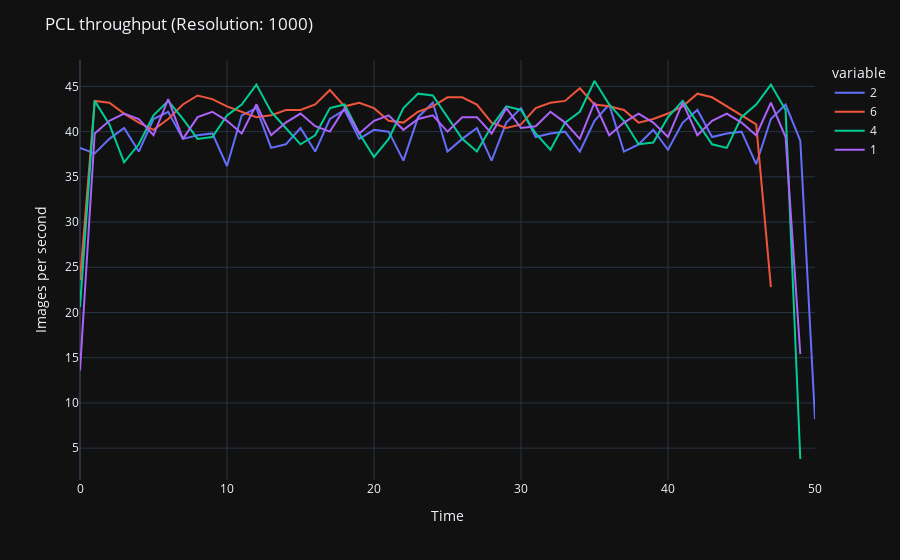
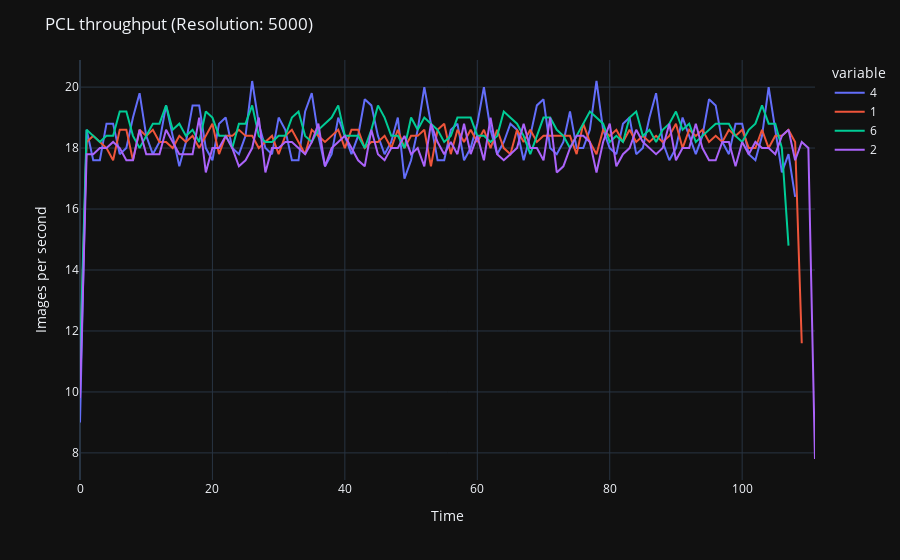
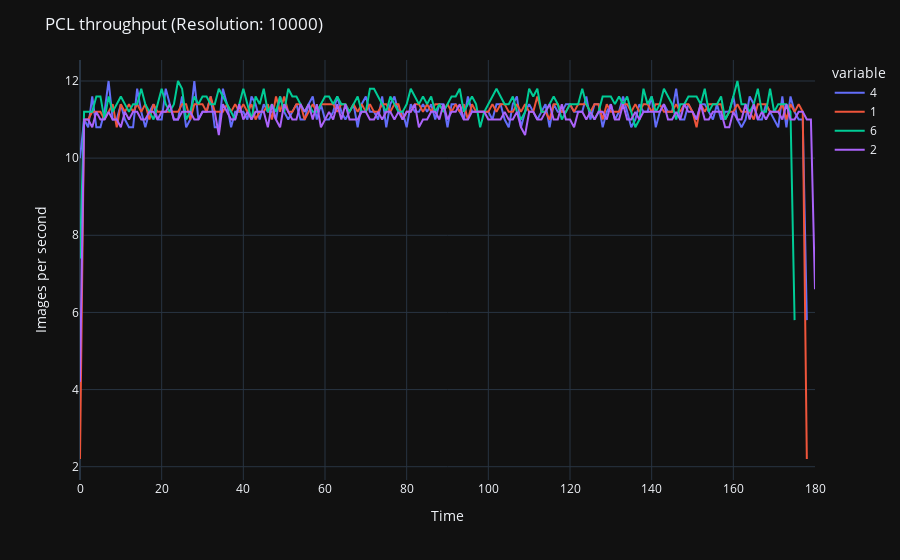

The cell these charts' notebook holds for them, in order:
### Code cell
import plotly.express as px

for resolution in sorted(response_time.keys()):
    queue_df = pd.DataFrame.from_dict(response_time[resolution])
    fig = px.line(queue_df, x=queue_df.index, y=queue_df.columns)
    fig.update_layout(title=f'PCL throughput (Resolution: {resolution})', xaxis_title='Time', yaxis_title='Images per second', yaxis_type='linear')
    fig.show()

### Figure 1 — Plotly figure (JSON) as saved in the notebook; plotly's stock layout.template omitted (floating-point values rounded to 4 significant figures)
{"data": [{"hovertemplate": "variable=2<br>index=%{x}<br>value=%{y}<extra></extra>", "legendgroup": "2", "line": {"color": "#636efa", "dash": "solid"}, "marker": {"symbol": "circle"}, "mode": "lines", "name": "2", "orientation": "v", "showlegend": true, "x": [0, 1, 2, 3, 4, 5, 6, 7, 8, 9, 10, 11, 12, 13, 14, 15, 16, 17, 18, 19, 20, 21, 22, 23, 24, 25, 26, 27, 28, 29, 30, 31, 32, 33, 34, 35, 36, 37, 38, 39, 40, 41, 42, 43, 44, 45, 46, 47, 48, 49, 50], "xaxis": "x", "y": [38.2, 37.6, 39.2, 40.4, 37.8, 41.4, 42.2, 39.2, 39.6, 39.8, 36.2, 41.8, 42.6, 38.2, 38.6, 40.4, 37.8, 41.4, 42.4, 39.2, 40.2, 40.0, 36.8, 41.6, 43.2, 37.8, 39.2, 40.4, 36.8, 41.0, 42.6, 39.4, 39.8, 40.0, 37.8, 41.2, 43.0, 37.8, 38.6, 40.2, 38.0, 41.0, 42.4, 39.4, 39.8, 40.0, 36.4, 41.4, 43.0, 39.0, 8.2], "yaxis": "y", "type": "scatter"}, {"hovertemplate": "variable=6<br>index=%{x}<br>value=%{y}<extra></extra>", "legendgroup": "6", "line": {"color": "#EF553B", "dash": "solid"}, "marker": {"symbol": "circle"}, "mode": "lines", "name": "6", "orientation": "v", "showlegend": true, "x": [0, 1, 2, 3, 4, 5, 6, 7, 8, 9, 10, 11, 12, 13, 14, 15, 16, 17, 18, 19, 20, 21, 22, 23, 24, 25, 26, 27, 28, 29, 30, 31, 32, 33, 34, 35, 36, 37, 38, 39, 40, 41, 42, 43, 44, 45, 46, 47, 48, 49, 50], "xaxis": "x", "y": [23.6, 43.4, 43.2, 42.0, 41.0, 40.2, 41.4, 43.0, 44.0, 43.6, 42.8, 42.2, 41.6, 41.8, 42.4, 42.4, 43.0, 44.6, 42.8, 43.2, 42.6, 41.2, 41.0, 42.2, 42.8, 43.8, 43.8, 43.0, 41.0, 40.4, 40.8, 42.6, 43.2, 43.4, 44.8, 43.0, 42.8, 42.4, 41.0, 41.4, 42.0, 42.8, 44.2, 43.8, 42.8, 41.8, 40.8, 22.8, null, null, null], "yaxis": "y", "type": "scatter"}, {"hovertemplate": "variable=4<br>index=%{x}<br>value=%{y}<extra></extra>", "legendgroup": "4", "line": {"color": "#00cc96", "dash": "solid"}, "marker": {"symbol": "circle"}, "mode": "lines", "name": "4", "orientation": "v", "showlegend": true, "x": [0, 1, 2, 3, 4, 5, 6, 7, 8, 9, 10, 11, 12, 13, 14, 15, 16, 17, 18, 19, 20, 21, 22, 23, 24, 25, 26, 27, 28, 29, 30, 31, 32, 33, 34, 35, 36, 37, 38, 39, 40, 41, 42, 43, 44, 45, 46, 47, 48, 49, 50], "xaxis": "x", "y": [20.6, 43.4, 40.8, 36.6, 38.6, 41.8, 43.4, 41.4, 39.2, 39.4, 41.8, 43.0, 45.2, 42.2, 40.4, 38.6, 39.6, 42.6, 43.0, 39.8, 37.2, 39.2, 42.6, 44.2, 44.0, 41.6, 39.2, 37.8, 40.6, 42.8, 42.4, 39.8, 38.0, 41.0, 42.2, 45.6, 43.0, 41.2, 38.6, 38.8, 41.6, 43.4, 41.0, 38.6, 38.2, 41.6, 43.0, 45.2, 42.4, 3.8, null], "yaxis": "y", "type": "scatter"}, {"hovertemplate": "variable=1<br>index=%{x}<br>value=%{y}<extra></extra>", "legendgroup": "1", "line": {"color": "#ab63fa", "dash": "solid"}, "marker": {"symbol": "circle"}, "mode": "lines", "name": "1", "orientation": "v", "showlegend": true, "x": [0, 1, 2, 3, 4, 5, 6, 7, 8, 9, 10, 11, 12, 13, 14, 15, 16, 17, 18, 19, 20, 21, 22, 23, 24, 25, 26, 27, 28, 29, 30, 31, 32, 33, 34, 35, 36, 37, 38, 39, 40, 41, 42, 43, 44, 45, 46, 47, 48, 49, 50], "xaxis": "x", "y": [13.6, 39.8, 41.2, 42.0, 41.4, 39.6, 43.6, 39.2, 41.6, 42.2, 41.2, 39.8, 43.0, 39.6, 41.0, 42.0, 40.6, 40.0, 42.6, 39.8, 41.2, 41.8, 40.2, 41.4, 41.8, 40.0, 41.6, 41.6, 39.8, 42.6, 40.4, 40.6, 42.2, 41.0, 39.2, 43.2, 39.6, 41.0, 42.0, 41.0, 39.4, 43.2, 39.6, 41.2, 42.0, 41.0, 39.6, 43.2, 39.4, 15.4, null], "yaxis": "y", "type": "scatter"}], "layout": {"xaxis": {"anchor": "y", "domain": [0.0, 1.0], "title": {"text": "Time"}}, "yaxis": {"anchor": "x", "domain": [0.0, 1.0], "title": {"text": "Images per second"}, "type": "linear"}, "legend": {"title": {"text": "variable"}, "tracegroupgap": 0}, "margin": {"t": 60}, "title": {"text": "PCL throughput (Resolution: 1000)"}}}

### Figure 2 — Plotly figure (JSON) as saved in the notebook; plotly's stock layout.template omitted (floating-point values rounded to 4 significant figures)
{"data": [{"hovertemplate": "variable=4<br>index=%{x}<br>value=%{y}<extra></extra>", "legendgroup": "4", "line": {"color": "#636efa", "dash": "solid"}, "marker": {"symbol": "circle"}, "mode": "lines", "name": "4", "orientation": "v", "showlegend": true, "x": [0, 1, 2, 3, 4, 5, 6, 7, 8, 9, 10, 11, 12, 13, 14, 15, 16, 17, 18, 19, 20, 21, 22, 23, 24, 25, 26, 27, 28, 29, 30, 31, 32, 33, 34, 35, 36, 37, 38, 39, 40, 41, 42, 43, 44, 45, 46, 47, 48, 49, 50, 51, 52, 53, 54, 55, 56, 57, 58, 59, 60, 61, 62, 63, 64, 65, 66, 67, 68, 69, 70, 71, 72, 73, 74, 75, 76, 77, 78, 79, 80, 81, 82, 83, 84, 85, 86, 87, 88, 89, 90, 91, 92, 93, 94, 95, 96, 97, 98, 99, 100, 101, 102, 103, 104, 105, 106, 107, 108, 109, 110, 111], "xaxis": "x", "y": [9.0, 18.6, 17.6, 17.6, 18.8, 18.8, 17.8, 18.0, 19.0, 19.8, 18.4, 17.8, 18.2, 19.4, 18.4, 17.4, 18.2, 19.4, 19.4, 18.0, 17.6, 18.8, 19.0, 18.0, 17.8, 18.4, 20.2, 18.8, 18.0, 17.8, 19.0, 18.6, 17.6, 17.6, 19.2, 19.8, 18.4, 17.4, 17.8, 19.0, 18.4, 17.8, 18.4, 19.6, 19.4, 18.4, 17.8, 18.2, 19.0, 17.0, 17.6, 18.6, 20.0, 18.8, 17.6, 17.6, 18.6, 18.8, 17.6, 18.0, 18.8, 20.0, 18.6, 17.8, 18.2, 18.8, 18.6, 17.6, 18.4, 19.4, 19.6, 18.0, 17.8, 18.2, 19.2, 18.0, 18.0, 18.6, 20.2, 18.6, 18.0, 17.8, 18.8, 19.0, 17.8, 18.0, 19.0, 19.8, 18.2, 17.6, 18.0, 19.0, 18.4, 17.8, 18.4, 19.6, 19.4, 18.2, 17.8, 18.8, 18.8, 17.8, 17.6, 18.4, 20.0, 18.6, 17.2, 17.8, 16.4, null, null, null], "yaxis": "y", "type": "scatter"}, {"hovertemplate": "variable=1<br>index=%{x}<br>value=%{y}<extra></extra>", "legendgroup": "1", "line": {"color": "#EF553B", "dash": "solid"}, "marker": {"symbol": "circle"}, "mode": "lines", "name": "1", "orientation": "v", "showlegend": true, "x": [0, 1, 2, 3, 4, 5, 6, 7, 8, 9, 10, 11, 12, 13, 14, 15, 16, 17, 18, 19, 20, 21, 22, 23, 24, 25, 26, 27, 28, 29, 30, 31, 32, 33, 34, 35, 36, 37, 38, 39, 40, 41, 42, 43, 44, 45, 46, 47, 48, 49, 50, 51, 52, 53, 54, 55, 56, 57, 58, 59, 60, 61, 62, 63, 64, 65, 66, 67, 68, 69, 70, 71, 72, 73, 74, 75, 76, 77, 78, 79, 80, 81, 82, 83, 84, 85, 86, 87, 88, 89, 90, 91, 92, 93, 94, 95, 96, 97, 98, 99, 100, 101, 102, 103, 104, 105, 106, 107, 108, 109, 110, 111], "xaxis": "x", "y": [10.8, 18.2, 18.4, 18.2, 18.0, 17.6, 18.6, 18.6, 17.6, 18.6, 18.4, 18.6, 18.2, 18.2, 18.0, 18.4, 18.2, 18.4, 18.0, 18.4, 18.8, 17.8, 18.4, 18.4, 18.6, 18.4, 18.4, 18.0, 18.2, 18.4, 17.8, 18.4, 18.6, 18.2, 17.8, 18.6, 18.4, 18.2, 18.4, 18.6, 18.0, 18.6, 18.6, 18.0, 18.2, 18.2, 18.4, 18.0, 18.6, 18.0, 18.4, 18.4, 18.6, 17.4, 18.6, 18.8, 17.8, 18.6, 18.2, 18.6, 18.2, 18.6, 18.0, 18.6, 18.0, 17.8, 18.6, 18.2, 18.6, 18.2, 18.4, 18.4, 18.4, 18.4, 18.4, 17.8, 18.8, 18.2, 17.8, 18.6, 18.4, 18.6, 18.2, 18.6, 18.2, 18.4, 18.2, 18.4, 18.2, 18.4, 18.8, 18.0, 18.6, 18.4, 18.6, 18.2, 18.4, 18.2, 18.6, 18.4, 18.6, 18.0, 18.0, 18.6, 18.0, 18.4, 18.4, 18.6, 18.2, 11.6, null, null], "yaxis": "y", "type": "scatter"}, {"hovertemplate": "variable=6<br>index=%{x}<br>value=%{y}<extra></extra>", "legendgroup": "6", "line": {"color": "#00cc96", "dash": "solid"}, "marker": {"symbol": "circle"}, "mode": "lines", "name": "6", "orientation": "v", "showlegend": true, "x": [0, 1, 2, 3, 4, 5, 6, 7, 8, 9, 10, 11, 12, 13, 14, 15, 16, 17, 18, 19, 20, 21, 22, 23, 24, 25, 26, 27, 28, 29, 30, 31, 32, 33, 34, 35, 36, 37, 38, 39, 40, 41, 42, 43, 44, 45, 46, 47, 48, 49, 50, 51, 52, 53, 54, 55, 56, 57, 58, 59, 60, 61, 62, 63, 64, 65, 66, 67, 68, 69, 70, 71, 72, 73, 74, 75, 76, 77, 78, 79, 80, 81, 82, 83, 84, 85, 86, 87, 88, 89, 90, 91, 92, 93, 94, 95, 96, 97, 98, 99, 100, 101, 102, 103, 104, 105, 106, 107, 108, 109, 110, 111], "xaxis": "x", "y": [11.0, 18.6, 18.4, 18.2, 18.4, 18.4, 19.2, 19.2, 18.4, 18.0, 18.4, 18.8, 18.8, 19.4, 18.6, 18.8, 18.4, 18.6, 18.2, 19.2, 19.0, 18.4, 18.4, 18.0, 18.8, 18.8, 19.4, 18.4, 18.2, 18.2, 18.4, 18.4, 19.0, 19.2, 18.4, 18.2, 18.6, 18.8, 19.0, 19.4, 18.4, 18.4, 18.4, 18.0, 18.6, 19.4, 19.0, 18.4, 18.4, 18.0, 19.0, 18.6, 19.0, 18.8, 18.6, 18.2, 18.4, 19.0, 19.0, 19.0, 18.4, 18.4, 18.2, 18.4, 19.2, 19.0, 18.8, 18.4, 17.8, 18.4, 19.0, 19.0, 18.6, 18.4, 18.0, 18.4, 18.8, 19.2, 19.0, 18.8, 18.2, 18.4, 18.2, 19.0, 19.2, 18.4, 18.6, 18.2, 18.6, 18.8, 19.2, 18.6, 18.8, 18.2, 18.4, 18.6, 18.8, 18.8, 18.8, 18.4, 18.2, 18.6, 18.8, 19.4, 18.8, 18.8, 18.0, 14.8, null, null, null, null], "yaxis": "y", "type": "scatter"}, {"hovertemplate": "variable=2<br>index=%{x}<br>value=%{y}<extra></extra>", "legendgroup": "2", "line": {"color": "#ab63fa", "dash": "solid"}, "marker": {"symbol": "circle"}, "mode": "lines", "name": "2", "orientation": "v", "showlegend": true, "x": [0, 1, 2, 3, 4, 5, 6, 7, 8, 9, 10, 11, 12, 13, 14, 15, 16, 17, 18, 19, 20, 21, 22, 23, 24, 25, 26, 27, 28, 29, 30, 31, 32, 33, 34, 35, 36, 37, 38, 39, 40, 41, 42, 43, 44, 45, 46, 47, 48, 49, 50, 51, 52, 53, 54, 55, 56, 57, 58, 59, 60, 61, 62, 63, 64, 65, 66, 67, 68, 69, 70, 71, 72, 73, 74, 75, 76, 77, 78, 79, 80, 81, 82, 83, 84, 85, 86, 87, 88, 89, 90, 91, 92, 93, 94, 95, 96, 97, 98, 99, 100, 101, 102, 103, 104, 105, 106, 107, 108, 109, 110, 111], "xaxis": "x", "y": [9.8, 17.8, 17.8, 18.0, 18.0, 18.2, 18.0, 17.6, 17.6, 18.6, 17.8, 17.8, 17.8, 18.6, 18.2, 17.8, 17.8, 17.8, 19.0, 17.2, 18.0, 18.0, 18.4, 18.0, 17.4, 17.6, 18.0, 19.0, 17.2, 18.0, 18.0, 18.2, 18.2, 18.0, 17.8, 18.2, 18.8, 17.4, 18.0, 18.2, 18.4, 18.0, 17.6, 17.4, 18.6, 17.8, 17.6, 18.0, 18.0, 18.4, 17.8, 18.0, 17.4, 18.8, 18.2, 17.8, 18.2, 17.8, 18.8, 17.8, 18.4, 17.6, 19.0, 17.8, 17.6, 17.8, 18.0, 18.8, 18.0, 18.0, 17.6, 19.0, 17.2, 17.4, 18.0, 18.4, 18.4, 18.2, 17.2, 18.2, 18.8, 17.4, 17.8, 18.0, 18.6, 18.2, 18.0, 17.8, 18.0, 18.8, 17.6, 18.0, 18.0, 18.8, 18.0, 17.6, 17.6, 18.2, 18.2, 17.4, 18.2, 17.8, 18.2, 18.0, 18.0, 17.8, 18.4, 18.6, 17.6, 18.2, 18.0, 7.8], "yaxis": "y", "type": "scatter"}], "layout": {"xaxis": {"anchor": "y", "domain": [0.0, 1.0], "title": {"text": "Time"}}, "yaxis": {"anchor": "x", "domain": [0.0, 1.0], "title": {"text": "Images per second"}, "type": "linear"}, "legend": {"title": {"text": "variable"}, "tracegroupgap": 0}, "margin": {"t": 60}, "title": {"text": "PCL throughput (Resolution: 5000)"}}}

### Figure 3 — Plotly figure (JSON) as saved in the notebook; plotly's stock layout.template omitted (floating-point values rounded to 4 significant figures; data arrays with more than 128 entries replaced by an {"elided": "..."} marker saying what was removed)
{"data": [{"hovertemplate": "variable=4<br>index=%{x}<br>value=%{y}<extra></extra>", "legendgroup": "4", "line": {"color": "#636efa", "dash": "solid"}, "marker": {"symbol": "circle"}, "mode": "lines", "name": "4", "orientation": "v", "showlegend": true, "x": {"elided": "181 int values"}, "xaxis": "x", "y": {"elided": "181 float values"}, "yaxis": "y", "type": "scatter"}, {"hovertemplate": "variable=1<br>index=%{x}<br>value=%{y}<extra></extra>", "legendgroup": "1", "line": {"color": "#EF553B", "dash": "solid"}, "marker": {"symbol": "circle"}, "mode": "lines", "name": "1", "orientation": "v", "showlegend": true, "x": {"elided": "181 int values"}, "xaxis": "x", "y": {"elided": "181 float values"}, "yaxis": "y", "type": "scatter"}, {"hovertemplate": "variable=6<br>index=%{x}<br>value=%{y}<extra></extra>", "legendgroup": "6", "line": {"color": "#00cc96", "dash": "solid"}, "marker": {"symbol": "circle"}, "mode": "lines", "name": "6", "orientation": "v", "showlegend": true, "x": {"elided": "181 int values"}, "xaxis": "x", "y": {"elided": "181 float values"}, "yaxis": "y", "type": "scatter"}, {"hovertemplate": "variable=2<br>index=%{x}<br>value=%{y}<extra></extra>", "legendgroup": "2", "line": {"color": "#ab63fa", "dash": "solid"}, "marker": {"symbol": "circle"}, "mode": "lines", "name": "2", "orientation": "v", "showlegend": true, "x": {"elided": "181 int values"}, "xaxis": "x", "y": {"elided": "181 float values"}, "yaxis": "y", "type": "scatter"}], "layout": {"xaxis": {"anchor": "y", "domain": [0.0, 1.0], "title": {"text": "Time"}}, "yaxis": {"anchor": "x", "domain": [0.0, 1.0], "title": {"text": "Images per second"}, "type": "linear"}, "legend": {"title": {"text": "variable"}, "tracegroupgap": 0}, "margin": {"t": 60}, "title": {"text": "PCL throughput (Resolution: 10000)"}}}
